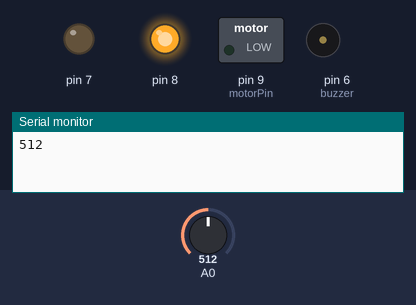
This sketch was run on a simulated Arduino Uno, built with avr-gcc and run on an emulated ATmega328P. On the bench: switched loads named in the sketch (green lamp = pin HIGH), output pins drawn as LEDs (lit = HIGH), buzzer (waves = sounding), the last lines printed to the serial monitor. The inputs (shaded band) are chosen by the test bench; at power-on: A0 = 512.

Above: at 1.2 s.
1.3 s: A0 set to 642
2.8 s: A0 set to 669
At 3.01 s:
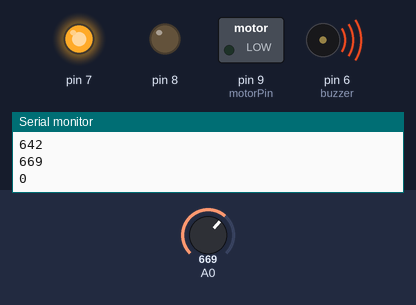
At 13.0 s:
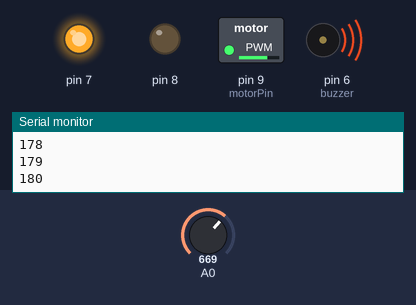
Timing chart, 0 to 15.8 s (numbered marks = the images above; inputs shaded):
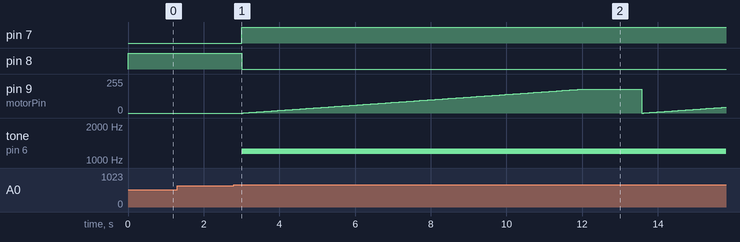

The sketch:

Capteur_de_gaz_moteur.ino
```cpp
int motorPin = 9 ;
int  valor_limite = 650;
const int buzzer = 6;
void setup() {
  pinMode(motorPin, OUTPUT);
  Serial.begin(9600);
  pinMode(8, OUTPUT);
  pinMode(7, OUTPUT);
  pinMode(buzzer, OUTPUT);
}

void loop() {
  Serial.println(analogRead(A0));
  if(analogRead(A0) > valor_limite){
    digitalWrite(8, LOW);
    digitalWrite(7, HIGH);
    tone(buzzer, 1200);
     for (int i=0; i<=180 ;i++)
  {
    analogWrite(motorPin,i);
    Serial.println(i);
    delay(50);
  };
  delay(500);
  }
  else{
    digitalWrite(8, HIGH);
    digitalWrite(7, LOW);
    noTone(buzzer);
    delay(500);
    }
  delay (1000);
}
```

Measured:
- the behaviour switches between 650 and 651 on A0 (found by bisection; images 0 and 1)
- after the input at 2.8 s, pin 7: LOW → HIGH after 0.20 s; pin 8: HIGH → LOW after 0.20 s; tone on pin 6 (buzzer): silent → 1200 Hz after 0.20 s
